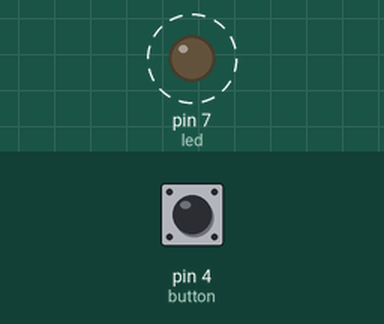
This sketch was run on a simulated Arduino Uno, built with avr-gcc and run on an emulated ATmega328P. Parts: output pins drawn as LEDs (lit = HIGH). Dashed ring = blinking. Inputs (shaded band) come from the test bench; at power-on: pin 4 (button) HIGH.

Above: at 1.2 s.
1.3 s: pin 4 (button) pulled LOW for 0.15 s
At 1.36 s:
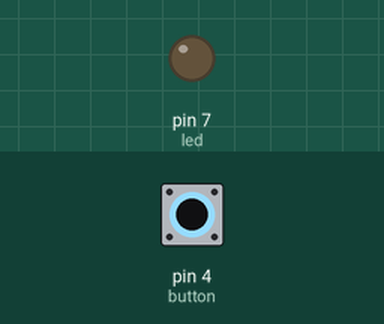
At 1.8 s:
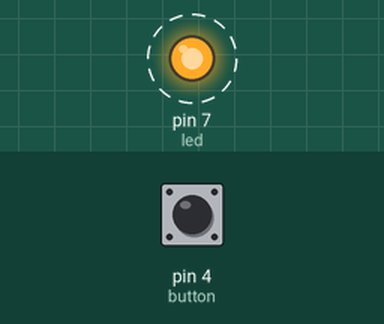
Timing chart, 0 to 10.3 s (numbered marks = the images above; inputs shaded):
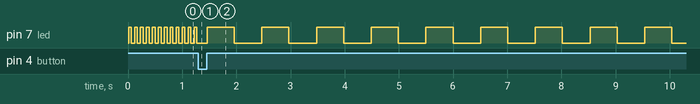

The sketch:

button01.ino
```cpp
int led = 7;
int button = 4;

int x ;

bool t = false;

int counter = 0;

int Time1 = 50;

int Time2 = 500;

void setup() {
  // put your setup code here, to run once:
  pinMode(led,OUTPUT);
  pinMode(button,INPUT_PULLUP);

  Serial.begin(9600);
}

void loop() {
  // put your main code here, to run repeatedly:


  //Serial.println(x);

  if( digitalRead(button) == 0)
  {
    if( t == true )
        t = false;
    else if ( t == false )
        t = true;

    while( digitalRead(button) == 0)
    {

    }
  }


  delay(10);

  if( t == true)
  {
    digitalWrite(led,HIGH);
    delay(Time2);
    digitalWrite(led,LOW);
    delay(Time2);
  }
  else
  {
    digitalWrite(led,HIGH);
    delay(Time1);
    digitalWrite(led,LOW);
    delay(Time1);
  }

}
```

Measured:
- after the input at 1.3 s, pin 7 (led): alternates HIGH for 0.50 s and LOW for 0.51 s, starting after 0.16 s
- by itself, pin 7 (led): alternates HIGH for 0.05 s and LOW for 0.06 s
